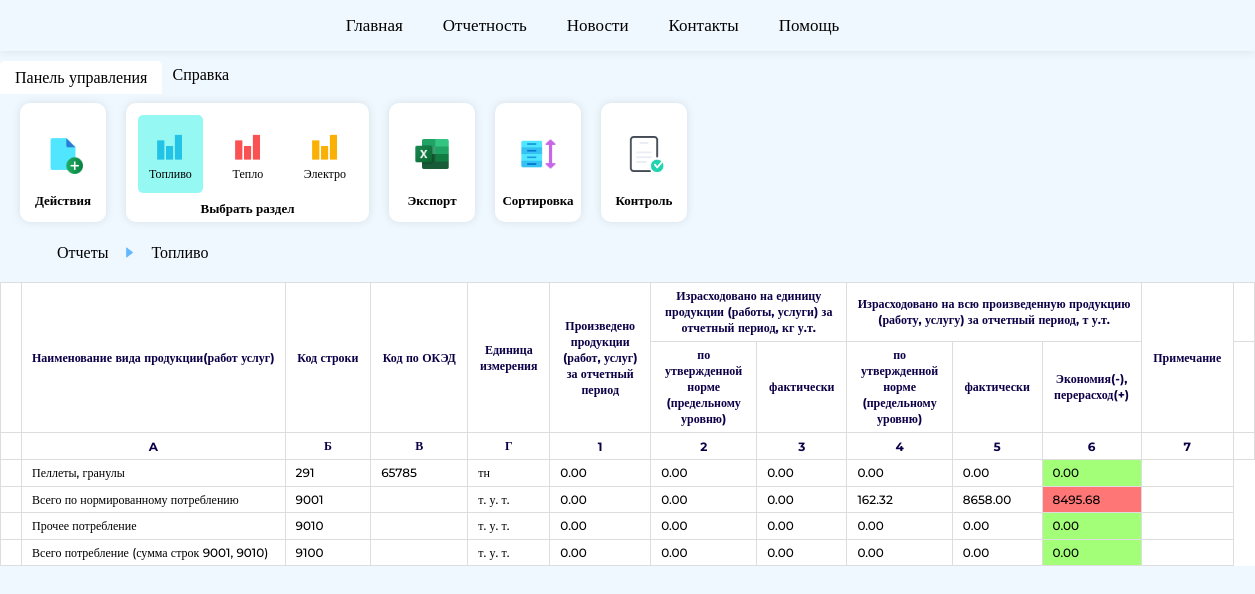
/report/fuel/3, run on the app's committed database.
### website/models.py (models this page shows)
class Sections(db.Model):
    __tablename__ = 'sections'
    id = db.Column(db.Integer, primary_key=True)
    id_version = db.Column(db.Integer, db.ForeignKey('version_report.id'))
    id_product = db.Column(db.Integer, db.ForeignKey('DirProduct.IdProduct'))
    code_product = db.Column(db.Integer, db.ForeignKey('DirProduct.CodeProduct'))
    section_number = db.Column(db.Integer)
    Oked = db.Column(db.Integer)
    produced = db.Column(Numeric(precision=10, scale=2))
    Consumed_Quota = db.Column(Numeric(precision=10, scale=2))
    Consumed_Fact = db.Column(Numeric(precision=10, scale=2))
    Consumed_Total_Quota = db.Column(Numeric(precision=10, scale=2))
    Consumed_Total_Fact = db.Column(Numeric(precision=10, scale=2))
    total_differents = db.Column(Numeric(precision=10, scale=2))
    note = db.Column(db.String(200))
    product = relationship("DirProduct", foreign_keys=[id_product], backref="section")

class DirProduct(db.Model):
    __tablename__ = 'DirProduct'
    IdProduct = db.Column(db.Integer, primary_key = True)
    CodeProduct = db.Column(db.String(4000))
    NameProduct = db.Column(db.String(4000))
    IsFuel = db.Column(db.Boolean)
    IsHeat = db.Column(db.Boolean)
    IsElectro = db.Column(db.Boolean)
    IdUnit = db.Column(db.Integer, db.ForeignKey('DirUnit.IdUnit'))
    DateStart = db.Column(db.Date)
    DateEnd = db.Column(db.Date)
    unit = relationship("DirUnit", foreign_keys=[IdUnit], backref="products")

class DirUnit(db.Model):
    __tablename__ = 'DirUnit'
    IdUnit = db.Column(db.Integer, primary_key = True)
    CodeUnit = db.Column(db.String(4000))
    NameUnit = db.Column(db.String(4000))

### website/views.py (the view, shortened to what this page needs)
@views.route('/report/fuel/<int:id>')
def report_fuel(id):
    dirUnit = DirUnit.query.filter_by().all()
    dirProduct = DirProduct.query.filter(DirProduct.IsFuel == True, ~DirProduct.CodeProduct.in_(['9001', '9010', '9100'])).order_by(asc(DirProduct.CodeProduct)).all()
    current_version_report = Version_report.query.filter_by(id=id).first()
    curent_report = current_version_report.report_id
    current_version = id
    sections = Sections.query.filter_by(id_version=current_version, section_number=1).all()
    specific_codes = ['9001', '9010', '9100']
    sections = Sections.query.filter_by(id_version=current_version, section_number=1).order_by(desc(Sections.id)).all()
    return render_template('report_fuel.html',
        sections=sections,
        dirUnit=dirUnit,
        dirProduct=dirProduct,
        user=current_user,
        curent_report=curent_report,
        current_version=current_version
    )

### website/templates/report_fuel.html (shortened to what this page needs)
{% extends "base.html" %}
{% block content %}
<div class = "report-area_page">
    <div class = "report-area_menu">
        <div class="report-area_podmenu">
            <label for="tab1" class="report-area_menu-name">Панель управления</label>
            <div class="content-podmenu">
                <nav>
                    <ul>
                        <section>
                            <div class = "functions_menu">
                                <li id="link_addfuel_modal">
                                    <img src="{{ url_for('static', filename='img/icon_new_file.png')}}" alt="">
                                </li>
                            </div>
                            <div style = "font-weight: 600;">
                                Действия
                            </div>
                        </section>
                        <section>
                            <div class = "functions_menu">
                                <li class = "active">
                                    <img src="{{ url_for('static', filename='img/Toplivo.png')}}" alt="">
                                    <a>Топливо</a>
                                </li>
                                <li >
                                    <img src="{{ url_for('static', filename='img/Teplo.png')}}" alt="">
                                    <a>Тепло</a>
                                </li>
                                <li>
                                    <img src="{{ url_for('static', filename='img/Electro.png')}}" alt="">
                                    <a>Электро</a>
                                </li>
                            </div>
                            <div style = "font-weight: 600;">
                                Выбрать раздел
                            </div>
                        </section>
                        <section>
                            <div class = "functions_menu">
                                <li>
                                    <img src="{{ url_for('static', filename='img/icon_excel.png')}}" alt="">
                                </li>
                            </div>
                            <div style = "font-weight: 600;">
                                Экспорт
                            </div>
                        </section>
                        <section>
                            <div class = "functions_menu">
                                <li>
                                    <img src="{{ url_for('static', filename='img/icon_sort.png')}}" alt="">
                                </li>
                            </div>
                            <div style = "font-weight: 600;">
                                Сортировка
                            </div>
                        </section>
                        <section>
                            <div class = "functions_menu">
                                <li>
                                    <img src="{{ url_for('static', filename='img/icon_control.png')}}" alt="">
                                </li>
                            </div>
                            <div style = "font-weight: 600;">
                                Контроль
                            </div>
                        </section>
                    </ul>
                </nav>
            </div>
        </div>
        <div class="report-area_podmenu">
            <label for="tab2" class="report-area_menu-name">Справка</label>
        </div>
    </div>
    <div class = "rotation-fromareas">
        <nav>
            <ul>
                <li onclick="window.location.href='/report_area'" class = "linkto_report">
                    Отчеты
                </li>
                <li>
                    <img src="{{ url_for('static', filename='img/icon_arroy.png')}}" alt="">
                </li>
                <li>Топливо</li>
            </ul>
        </nav>
    </div>
    <div class = "report-area">
        <table class = "table_report-area">
            <thead>
                <tr>
                    <th rowspan="2"></th>
                    <th rowspan="2" style = "white-space: nowrap;">Наименование вида продукции(работ услуг)</th>
                    <th rowspan="2" style = "white-space: nowrap;">Код строки</th>
                    <th rowspan="2" style = "white-space: nowrap;">Код по ОКЭД</th>
                    <th rowspan="2">Единица измерения</th>
                    <th rowspan="2">Произведено продукции (работ, услуг) за отчетный период</th>
                    <th colspan="2">Израсходовано на единицу продукции (работы, услуги) за отчетный период, кг у.т.</th>
                    <th colspan="3">Израсходовано на всю произведенную продукцию (работу, услугу) за отчетный период, т у.т.</th>
                    <th rowspan="2">Примечание</th>
                    <th colspan="2"></th>
                </tr>
                <tr>
                    <th>по утвержденной норме (предельному уровню)</th>
                    <th>фактически</th>
                    <th>по утвержденной норме (предельному уровню)</th>
                    <th>фактически</th>
                    <th>Экономия(-), перерасход(+)</th>
                    <th colspan="2"></th>
                </tr>
                <tr>
                    <th></th>
                    <th>A</th>
                    <th>Б</th>
                    <th>В</th>
                    <th>Г</th>
                    <th>1</th>
                    <th>2</th>
                    <th>3</th>
                    <th>4</th>
                    <th>5</th>
                    <th>6</th>
                    <th>7</th>
                    <th colspan="2"></th>
                </tr>
            </thead>
            <tbody>
                {% for row in sections %}
                <tr class = "fuel_row" data-id="{{ row.id }}" >
                    <td>
                        <input type = "hidden" name = "id_fuel" value = "{{ row.id }}" readonly></td>
                    <td>
                        <input class = "product-name_fuel" type = "text" value = "{{ row.product.NameProduct }}" readonly>
                    </td>
                    <td>
                        <input name = "Oked_fuel" value = "{{ row.code_product }}" readonly>
                    </td>
                    <td>
                        <input name = "Oked_fuel" value = "{{ row.Oked }}" readonly>
                    </td>
                    <td>
                        <input style = "white-space: nowrap; text-align: left;" name = "" value = "{{ row.product.unit.NameUnit }}" readonly>
                    </td>
                    <td>
                        <input name = "produced_fuel" value = "{{ row.produced }}" readonly>
                    </td>
                    <td>
                        <input name = "Consumed_Quota_fuel" value = "{{ row.Consumed_Quota }}" readonly>
                    </td>
                    <td>
                        <input name = "Consumed_Fact_fuel" value = "{{ row.Consumed_Fact }}" readonly>
                    </td>
                    <td>
                        <input name = "Consumed_Total_Quota_fuel" value = "{{ row.Consumed_Total_Quota }}" readonly>
                    </td>
                    <td>
                        <input name = "Consumed_Total_Fact_fuel" value = "{{ row.Consumed_Total_Fact }}" readonly>
                    </td>
                    {% if row.total_differents is not none and (row.total_differents < 0.0 or row.total_differents == 0.00) %}
                        <td style="background-color: #a2ff77;">
                            <input style="background-color: #a2ff77;" name="" value="{{ row.total_differents }}" readonly>
                        </td>
                    {%else%}
                        <td style="background-color: #ff7676;">
                            <input style="background-color: #ff7676;" name="" value="{{ row.total_differents }}" readonly>
                        </td>
                    {%endif%}
                    <td>
                        <input name = "note_fuel" value = "{{ row.note }}" readonly>
                    </td>
                </tr>
                {%endfor%}
            </tbody>
        </table>
    </div>
</div>
{% endblock %}

### website/templates/base.html (shortened to what this page needs)
<!DOCTYPE html>
<html>
  <head>
    <link rel="stylesheet" href="{{ url_for('static', filename='css/base.css') }}">
  </head>
  <body>
    <header>
      <div class="center-content">
        <nav>
          <ul>
              <li onclick="window.location.href='/'">Главная</li>
              <li onclick="window.location.href='/report_area'">Отчетность</li>
              <li onclick="window.location.href='/'">Новости</li>
              <li onclick="window.location.href='/'" >Контакты</li>
              <li onclick="window.location.href='/'" >Помощь</li>
          </ul>
        </nav>
      </div>
    </header>
    <main>
    {% block content %}
    {% endblock %}
    </main>
  </body>
</html>

### website/static/css/base.css (style rules this page uses)
* { margin: 0; padding: 0; font-family: 'Montserrat'; }
html { margin: 0; width: 100%; height: 100%; }
body { display: flex; flex-direction: column; min-height: 100vh; background-color:aliceblue; color: rgb(0, 0, 0); }
header { display: flex; justify-content: space-between; align-items: center; background-color:aliceblue; box-shadow: 0 0 10px rgba(0, 0, 0, 0.1); color: rgb(0, 0, 0); position: fixed; top: 0; left: 0; width: 100%; text-align: center; z-index: 2; font-weight: 500; }
header .center-content nav { cursor: pointer; font-size: 17px; margin: 15px auto; max-width: 600px; }
header nav ul { display: flex; align-items: center; justify-content: center; list-style: none; text-align: center; margin: 0; }
header .center-content nav ul { margin: 0 20px; }
header .center-content nav ul li { margin: 0 20px; transition: color 0.3s ease; }
main { width: 100%; min-height: 100vb; }
.report-area_page { margin-top: 60px; height: 100vh; }
.report-area_menu { display: flex; color: rgb(0, 0, 0); font-weight: 500; top: 0; left: 0; }
.report-area_menu-name { padding: 5px 10px; margin: 0; display: inline-block; transition: background-color 0.3s ease, color 0.3s ease; cursor: pointer; }
input[type="radio"]:checked + .report-area_menu-name { background-color: rgb(255, 255, 255); font-size: 16px; padding: 7px 15px; }
.content-podmenu { position: absolute; padding: 0 10px; display: none; left: 0; right: 0; }
.report-area_podmenu :checked + .report-area_menu-name { position: relative; background-color:rgb(241, 241, 241); top: 1px; border-radius: 5px 5px 0 0; z-index: 1; }
.report-area_podmenu :checked ~ .content-podmenu { display: block; }
.content-podmenu nav ul { display: flex; list-style: none; margin: 0; }
.content-podmenu nav ul section { display: flex; background-color: #ffffff; border: none; border-radius: 10px; flex-direction: column; align-items: center; justify-content: center; margin: 10px; box-shadow: 0 0 10px rgba(0, 0, 0, 0.1); font-size: 13px; padding: 5px; }
.functions_menu { display: flex; flex-direction: row; }
.content-podmenu nav ul li { margin: 0; display: flex; flex-direction: column; margin: 7px; align-items: center; text-align: center; max-width: 65px; padding: 11px; }
.functions_menu .active { border-radius: 5px; border: none; background-color: #95f8f3; }
.content-podmenu nav ul li img { height: 40px; width: auto; }
.content-podmenu nav ul li a { font-size: 12px; }
.rotation-fromareas { margin-top: 150px; }
.rotation-fromareas nav ul { display: flex; flex-direction: row; color: black; text-align: center; align-items: center; justify-content: left; margin-left: 50px; }
.rotation-fromareas nav ul li { list-style: none; text-align: center; align-items: center; justify-content: center; font-weight: 500; display: flex; margin: 0 7px; height: 100%; }
.rotation-fromareas nav ul li img { width:15px; height: 15px; display: block; margin: auto; }
.report-area { margin-top: 20px; margin-bottom: 5px; width: 100%; display: flex; flex-direction: row; overflow-x: auto; }
.table_report-area { border: none; width: auto; background-color: #ffffff; font-size: 12px; table-layout: fixed; flex-grow: 1; border-spacing: 0px; border-collapse: collapse; }
.table_report-area thead { text-align: center; color: rgb(14, 0, 71); font-weight: 600; }
.table_report-area tr th { border: 1px solid #dddddd; padding: 5px 10px; text-align: center; font-size: 12px; }
.table_report-area tr td { border: 1px solid #dddddd; padding: 5px 10px; text-align: left; font-size: 12px; font-weight: 500; }
.table_report-area input { font-size: 12px; font-weight: 500; width: 100%; border: none; }
.fuel_row, .fuel_row td, .fuel_row td input { cursor: pointer; user-select: none; -webkit-user-select: none; -moz-user-select: none; -ms-user-select: none; }

### data on the page
Sections: product.NameProduct "Пеллеты, гранулы", Oked_fuel "291", Oked_fuel "65785", product.unit.NameUnit "тн", produced_fuel "0.00", Consumed_Quota_fuel "0.00", Consumed_Fact_fuel "0.00", Consumed_Total_Quota_fuel "0.00", Consumed_Total_Fact_fuel "0.00", total_differents "0.00"
Sections: product.NameProduct "Всего по нормированному потреблению", Oked_fuel "9001", product.unit.NameUnit "т. у. т.", produced_fuel "0.00", Consumed_Quota_fuel "0.00", Consumed_Fact_fuel "0.00", Consumed_Total_Quota_fuel "162.32", Consumed_Total_Fact_fuel "8658.00", total_differents "8495.68"
Sections: product.NameProduct "Прочее потребление", Oked_fuel "9010", product.unit.NameUnit "т. у. т.", produced_fuel "0.00", Consumed_Quota_fuel "0.00", Consumed_Fact_fuel "0.00", Consumed_Total_Quota_fuel "0.00", Consumed_Total_Fact_fuel "0.00", total_differents "0.00"
Sections: product.NameProduct "Всего потребление (сумма строк 9001, 9010)", Oked_fuel "9100", product.unit.NameUnit "т. у. т.", produced_fuel "0.00", Consumed_Quota_fuel "0.00", Consumed_Fact_fuel "0.00", Consumed_Total_Quota_fuel "0.00", Consumed_Total_Fact_fuel "0.00", total_differents "0.00"
